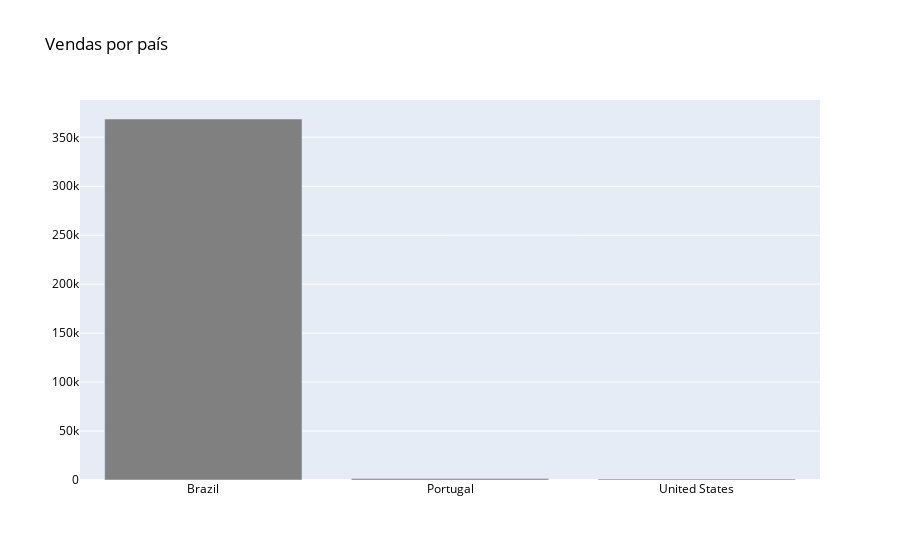

Notebook code for this chart:
### Code cell
fig = go.Figure(data=go.Bar(x=df_pais['País'], y=df_pais['Vendas'], marker={'color': 'gray'}))
fig.update_layout(font=dict(color='black'), title_text='Vendas por país', barmode='group')
fig.show()

### Figure 1 — Plotly figure (JSON) as saved in the notebook; plotly's stock layout.template omitted (floating-point values rounded to 4 significant figures)
{"data": [{"marker": {"color": "gray"}, "type": "bar", "x": ["Brazil", "Portugal", "United States"], "y": [368687, 1522, 1002]}], "layout": {"barmode": "group", "font": {"color": "black"}, "title": {"text": "Vendas por país"}}}
